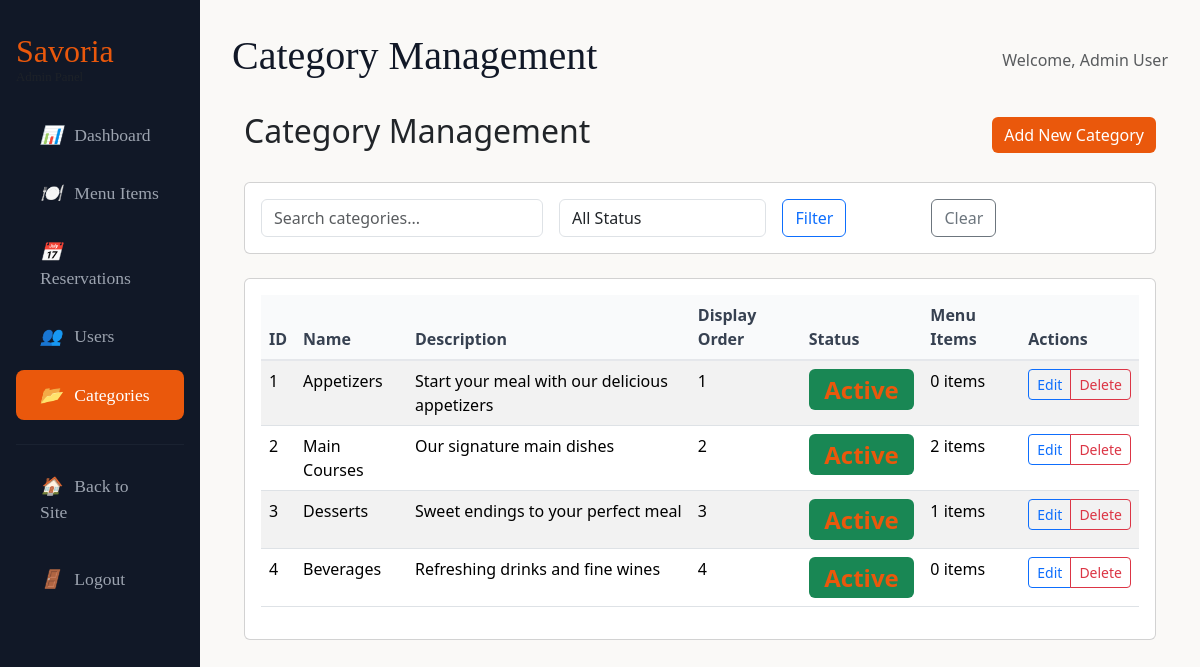
Page /admin/category-list.php (signed in) on the committed database.
### tables this page shows
CREATE TABLE users (
    id INT AUTO_INCREMENT PRIMARY KEY,
    name VARCHAR(100) NOT NULL,
    email VARCHAR(150) UNIQUE NOT NULL,
    password_hash VARCHAR(255) NOT NULL,
    role ENUM('admin', 'user') DEFAULT 'user',
    phone VARCHAR(20),
    last_login TIMESTAMP NULL,
    created_at TIMESTAMP DEFAULT CURRENT_TIMESTAMP,
    updated_at TIMESTAMP DEFAULT CURRENT_TIMESTAMP ON UPDATE CURRENT_TIMESTAMP,
    INDEX idx_email (email),
    INDEX idx_role (role)
);

CREATE TABLE categories (
    id INT AUTO_INCREMENT PRIMARY KEY,
    name VARCHAR(100) NOT NULL,
    description TEXT,
    display_order INT DEFAULT 0,
    is_active BOOLEAN DEFAULT TRUE,
    created_at TIMESTAMP DEFAULT CURRENT_TIMESTAMP,
    updated_at TIMESTAMP DEFAULT CURRENT_TIMESTAMP ON UPDATE CURRENT_TIMESTAMP,
    INDEX idx_active_order (is_active, display_order)
);

### includes/auth.php (called while the page is built, shortened)
<?php
require_once __DIR__ . '/db.php';
function is_logged_in() {
    return isset($_SESSION['user_id']) && !empty($_SESSION['user_id']);
}
function current_user() {
    static $user = null;
    if ($user === null) {
        $user = db_fetch_one(
            "SELECT id, name, email, role, created_at FROM users WHERE id = ?",
            [$_SESSION['user_id']],
            'i'
        );
    }
    return $user;
}
function has_role($role) {
    $user = current_user();
    return $user && $user['role'] === $role;
}
?>

### includes/db.php (called while the page is built, shortened)
<?php
class Database {
    private static $instance = null;
    private $connection;
    private function __construct() {
        try {
            $this->connection = new mysqli(DB_HOST, DB_USER, DB_PASS, DB_NAME);
            $this->connection->set_charset("utf8mb4");
        } catch (Exception $e) {
            if (DEBUG_MODE) {
                die("Database connection error: " . $e->getMessage());
            } else {
                die("Database connection error. Please try again later.");
            }
        }
    }
    public static function getInstance() {
        if (self::$instance === null) {
            self::$instance = new Database();
        }
        return self::$instance;
    }
    public function query($sql, $params = [], $types = '') {
        $stmt = $this->connection->prepare($sql);
        if (!empty($params)) {
            if (empty($types)) {
                $types = str_repeat('s', count($params));
                foreach ($params as $param) {
                    if (is_int($param)) {
                        $types = substr_replace($types, 'i', 0, 1);
                    } elseif (is_float($param)) {
                        $types = substr_replace($types, 'd', 0, 1);
                    }
                }
            }
            $stmt->bind_param($types, ...$params);
        }
        if (!$stmt->execute()) {
            if (DEBUG_MODE) {
                throw new Exception("Execute failed: " . $stmt->error);
            } else {
                throw new Exception("Database operation failed");
            }
        }
        return $stmt;
    }
    public function fetchOne($sql, $params = [], $types = '') {
        $stmt = $this->query($sql, $params, $types);
        $result = $stmt->get_result();
        return $result->fetch_assoc();
    }
    public function fetchAll($sql, $params = [], $types = '') {
        $stmt = $this->query($sql, $params, $types);
        $result = $stmt->get_result();
        return $result->fetch_all(MYSQLI_ASSOC);
    }
}
function db() {
    return Database::getInstance();
}
function db_fetch_one($sql, $params = [], $types = '') {
    return db()->fetchOne($sql, $params, $types);
}
function db_fetch_all($sql, $params = [], $types = '') {
    return db()->fetchAll($sql, $params, $types);
}
?>

### admin/category-list.php (the view, shortened to what this page needs)
<?php
    require_once __DIR__ . '/../includes/auth.php';
    require_once __DIR__ . '/../includes/db.php';
    if (! is_logged_in() || ! has_role('admin')) {
        header('Location: ../auth/login.php');
        exit;
    }
    $page_title   = 'Category Management';
    $current_page = 'categories';
    $search        = $_GET['search'] ?? '';
    $page          = max(1, intval($_GET['page'] ?? 1));
    $per_page      = 10;
    $offset        = ($page - 1) * $per_page;
    $where_conditions = [];
    $params           = [];
    $where_clause = ! empty($where_conditions) ? 'WHERE ' . implode(' AND ', $where_conditions) : '';
    $sql               = "SELECT * FROM categories $where_clause ORDER BY display_order ASC, name ASC LIMIT ? OFFSET ?";
    $params_with_limit = array_merge($params, [$per_page, $offset]);
    $categories        = db_fetch_all($sql, $params_with_limit);
    include 'shared/header.php';
?>
<div class="container-fluid">
    <div class="row">
        <div class="col-12">
            <div class="d-flex justify-content-between align-items-center mb-4">
                <h2>Category Management</h2>
                <a href="category-create.php" class="btn btn-primary">Add New Category</a>
            </div>
            <div class="card mb-4">
                <div class="card-body">
                    <form method="GET" class="row g-3">
                        <div class="col-md-4">
                            <input type="text" class="form-control" name="search" placeholder="Search categories..." value="<?php echo htmlspecialchars($search) ?>">
                        </div>
                        <div class="col-md-3">
                            <select name="status" class="form-control">
                                <option value="">All Status</option>
                            </select>
                        </div>
                        <div class="col-md-2">
                            <button type="submit" class="btn btn-outline-primary">Filter</button>
                        </div>
                        <div class="col-md-2">
                            <a href="category-list.php" class="btn btn-outline-secondary">Clear</a>
                        </div>
                    </form>
                </div>
            </div>
            <div class="card">
                <div class="card-body">
                    <?php if (empty($categories)): ?>
                        <div class="text-center py-4">
                            <p class="text-muted">No categories found.</p>
                        </div>
                    <?php else: ?>
                        <div class="table-responsive">
                            <table class="table table-striped">
                                <thead>
                                    <tr>
                                        <th>ID</th>
                                        <th>Name</th>
                                        <th>Description</th>
                                        <th>Display Order</th>
                                        <th>Status</th>
                                        <th>Menu Items</th>
                                        <th>Actions</th>
                                    </tr>
                                </thead>
                                <tbody>
                                    <?php foreach ($categories as $category): ?>
<?php
    $menu_count = db_fetch_one("SELECT COUNT(*) as count FROM menu_items WHERE category_id = ?", [$category['id']], 'i');
?>
                                        <tr>
                                            <td><?php echo $category['id'] ?></td>
                                            <td><?php echo htmlspecialchars($category['name']) ?></td>
                                            <td><?php echo htmlspecialchars(substr($category['description'] ?? '', 0, 50)) ?><?php echo strlen($category['description'] ?? '') > 50 ? '...' : '' ?></td>
                                            <td><?php echo $category['display_order'] ?></td>
                                            <td>
                                                <span class="badge                                                                   <?php echo $category['is_active'] ? 'bg-success' : 'bg-secondary' ?>">
                                                    <?php echo $category['is_active'] ? 'Active' : 'Inactive' ?>
                                                </span>
                                            </td>
                                            <td><?php echo $menu_count['count'] ?> items</td>
                                            <td>
                                                <div class="btn-group btn-group-sm">
                                                    <a href="category-edit.php?id=<?php echo $category['id'] ?>" class="btn btn-outline-primary">Edit</a>
                                                    <button type="button" class="btn btn-outline-danger" onclick="confirmDelete(<?php echo $category['id'] ?>, '<?php echo htmlspecialchars($category['name']) ?>')">Delete</button>
                                                </div>
                                            </td>
                                        </tr>
                                    <?php endforeach; ?>
                                </tbody>
                            </table>
                        </div>
<?php endif; ?>
                </div>
            </div>
        </div>
    </div>
</div>
<?php include 'shared/footer.php'; ?>

### admin/shared/header.php (shortened to what this page needs)
<?php
    $user = current_user();
?>
<!DOCTYPE html>
<html lang="en">
<head>
    <link href="https://cdn.jsdelivr.net/npm/bootstrap@5.3.3/dist/css/bootstrap.min.css" rel="stylesheet">
    <link rel="stylesheet" href="../css/main.css">
</head>
<body>
    <div class="container-fluid p-0">
        <div class="row g-0">
            <div class="col-md-3 col-lg-2 admin-sidebar">
                <div class="px-3">
                    <h2 class="text-white mb-4" style="font-family: 'Cormorant Garamond', serif;">
                        <a href="../index.php" style="color: #ea580c; text-decoration: none;">Savoria</a>
                        <small class="d-block text-muted" style="font-size: 0.8rem;">Admin Panel</small>
                    </h2>
                    <nav class="nav flex-column">
                        <a href="index.php" class="admin-nav-link                                                                  <?php echo($current_page ?? '') === 'dashboard' ? 'active' : '' ?>">
                            <i class="me-2">📊</i> Dashboard
                        </a>
                        <a href="menu-list.php" class="admin-nav-link                                                                      <?php echo($current_page ?? '') === 'menu' ? 'active' : '' ?>">
                            <i class="me-2">🍽️</i> Menu Items
                        </a>
                        <a href="reservation-list.php" class="admin-nav-link                                                                             <?php echo($current_page ?? '') === 'reservations' ? 'active' : '' ?>">
                            <i class="me-2">📅</i> Reservations
                        </a>
                        <a href="user-list.php" class="admin-nav-link                                                                      <?php echo($current_page ?? '') === 'users' ? 'active' : '' ?>">
                            <i class="me-2">👥</i> Users
                        </a>
                        <a href="category-list.php" class="admin-nav-link                                                                          <?php echo($current_page ?? '') === 'categories' ? 'active' : '' ?>">
                            <i class="me-2">📂</i> Categories
                        </a>
                        <hr class="my-3" style="border-color: #374151;">
                        <a href="../index.php" class="admin-nav-link">
                            <i class="me-2">🏠</i> Back to Site
                        </a>
                        <form method="POST" action="../auth/logout.php" class="mt-2">
                            <button type="submit" class="admin-nav-link border-0 bg-transparent w-100 text-start">
                                <i class="me-2">🚪</i> Logout
                            </button>
                        </form>
                    </nav>
                </div>
            </div>
            <div class="col-md-9 col-lg-10 admin-content">
                <div class="d-flex justify-content-between align-items-center mb-4">
                    <div>
                        <h1 style="font-family: 'Cormorant Garamond', serif; color: #111827;">
                            <?php echo $page_title ?? 'Admin Panel' ?>
                        </h1>
                    </div>
                    <div class="text-muted">
                        Welcome,                                 <?php echo htmlspecialchars($user['name']) ?>
                    </div>
                </div>

### css/main.css (style rules this page uses)
.card-body span { color: #ea580c !important; font-size: 1.5rem; }
.btn-primary { background-color: #ea580c; border: 1px #ea580c; }

### admin/shared/header.php (style rules this page uses)
.admin-sidebar { background-color: #111827; min-height: 100vh; padding-top: 2rem; }
.admin-content { background-color: #faf9f7; min-height: 100vh; padding: 2rem; }
.admin-nav-link { color: #9ca3af; text-decoration: none; padding: 0.75rem 1.5rem; display: block; border-radius: 8px; margin-bottom: 0.5rem; transition: all 0.2s; font-family: "Cormorant Garamond", serif; font-size: 1.1rem; }
.admin-nav-link:hover, .admin-nav-link.active { background-color: #ea580c; color: white; }
.table th { background-color: #f9fafb; border-bottom: 2px solid #e5e7eb; font-weight: 600; color: #374151; }
.btn-primary { background-color: #ea580c; border-color: #ea580c; }

### rows in the picture
users: name "Admin User"
categories: id "1", name "Appetizers", description "Start your meal with our delicious appetizers", display_order "1", is_active "Active", count "0"
categories: id "2", name "Main Courses", description "Our signature main dishes", display_order "2", is_active "Active", count "2"
categories: id "3", name "Desserts", description "Sweet endings to your perfect meal", display_order "3", is_active "Active", count "1"
categories: id "4", name "Beverages", description "Refreshing drinks and fine wines", display_order "4", is_active "Active", count "0"

### other values in the picture
$page_title "Category Management"
